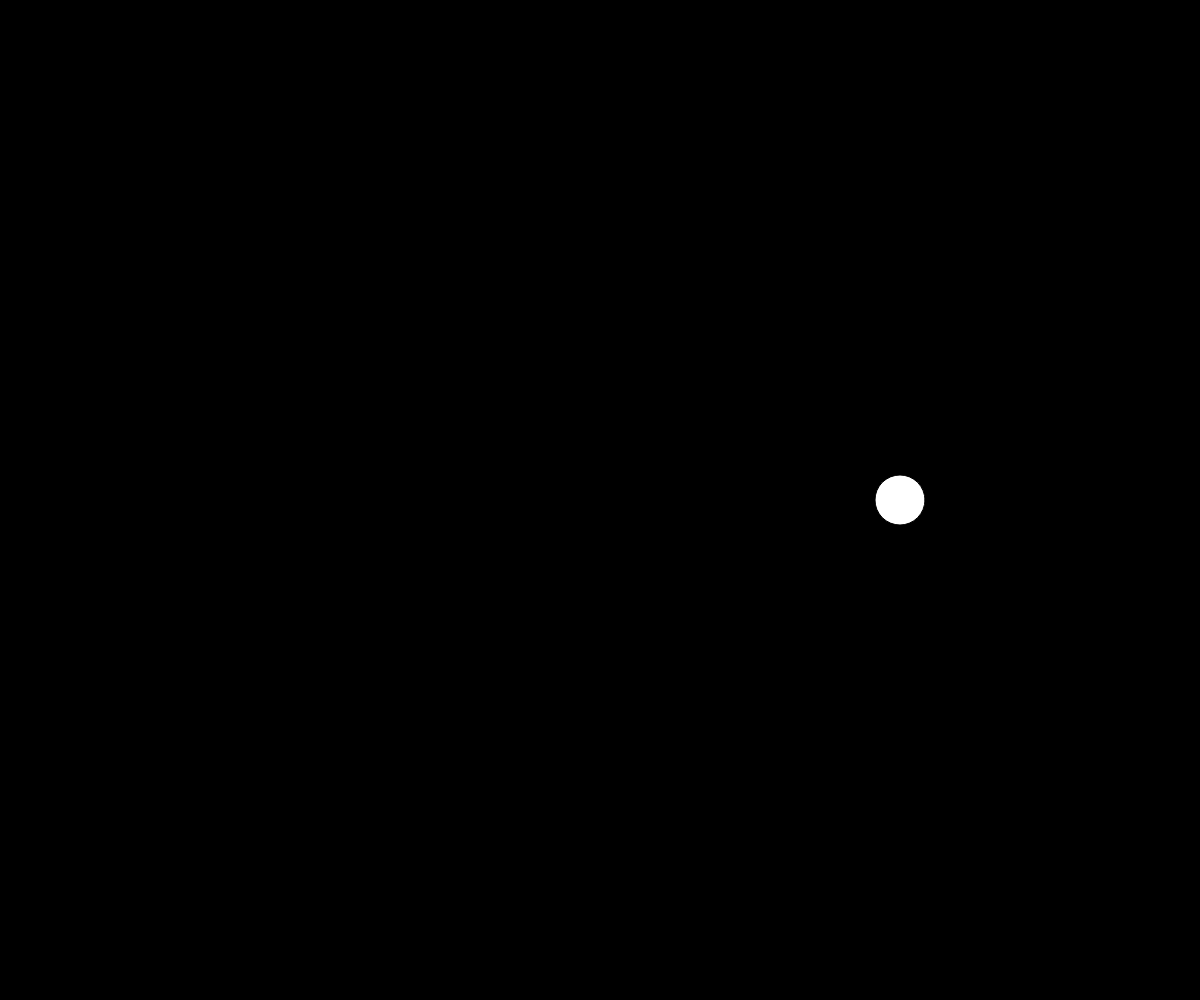
Frame 1 (no input)
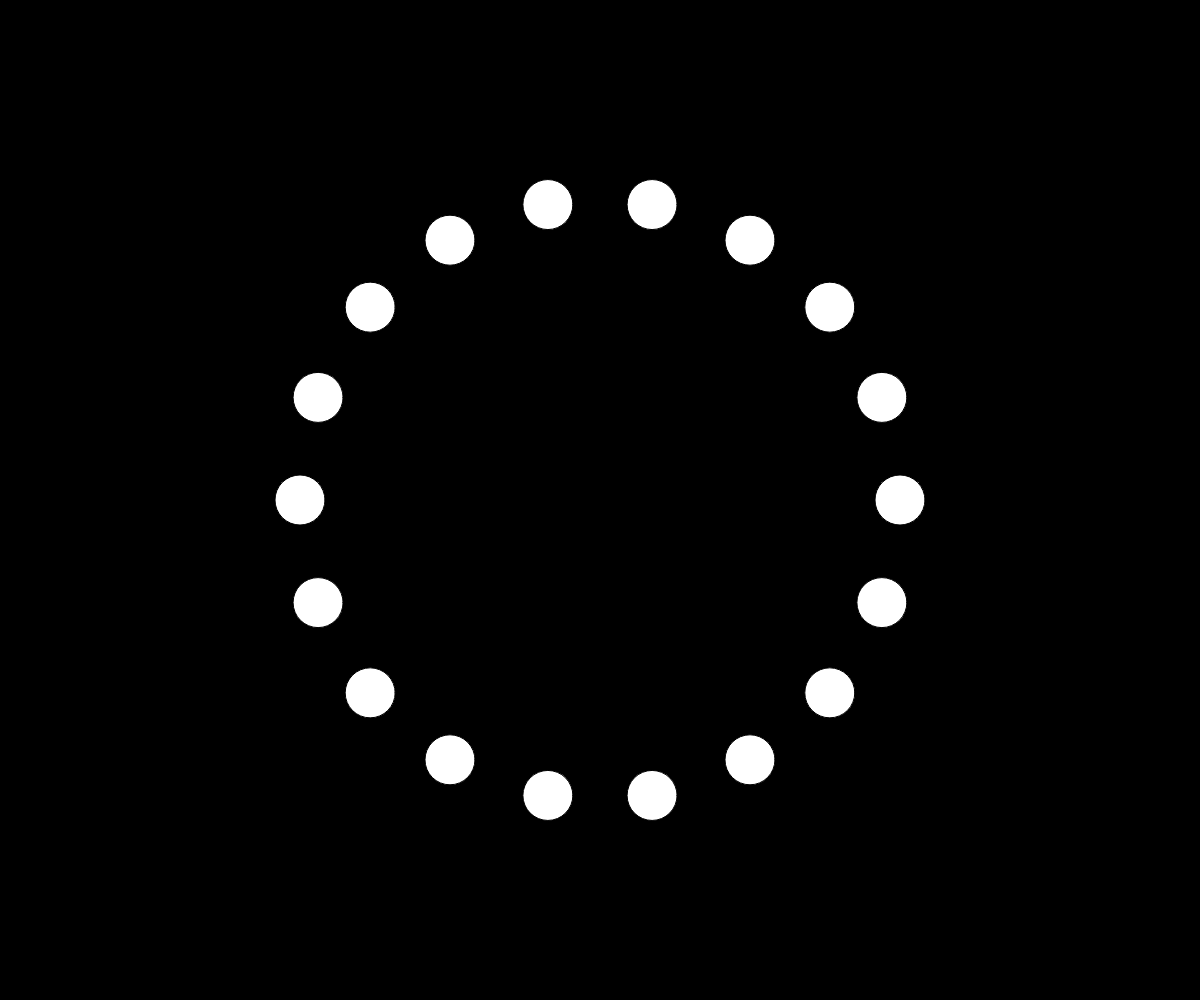
Frame 60 (no input)
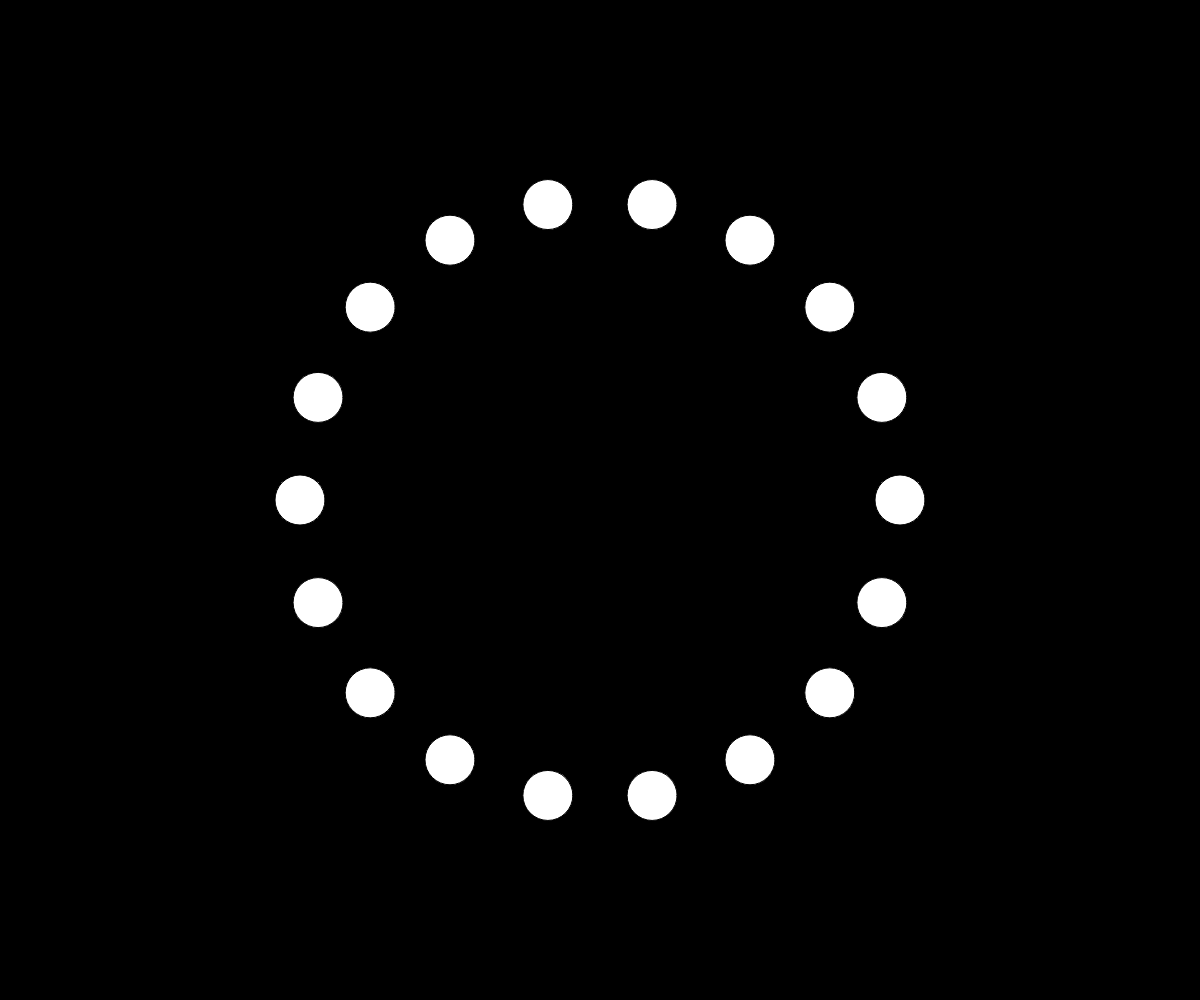
Frame 120 (the mouse pressed at the canvas centre since frame 60)

The p5.js sketch that drew these frames (run headless with seeded random() and noise() and a simulated clock; from frame 60 on, the mouse is pressed at the canvas centre):

// p5.js sketch
// ── sketch.js
function setup() {
  createCanvas(windowWidth, windowHeight);
  angleMode(DEGREES);
  background(0);
}

let radius = 300;
let angle = 0;

function draw() {
  translate(width/2, height/2);

  let positionX = cos(angle) * radius
  let positionY = sin(angle) * radius

  fill(255);
  ellipse(positionX,positionY,50,50);

  angle += 20;
}
